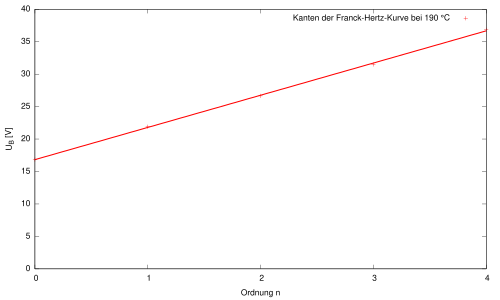

The script that saved this image:
# Plot zur Aufgabe 1

set termoption enhanced 
set encoding utf8

set terminal pdf enhanced
set output 'graph.pdf'

file = 'graph.data'

#set xrange [-8:8]
#set yrange [-50:500]
set xtics 0, 1
set xlabel "Ordnung n"
set ylabel 'U_B [V]'
set zeroaxis
f(x) = a+b*x
fit f(x) file via a, b

plot file title 'Kanten der Franck-Hertz-Kurve bei 190 {/Symbol \260}C' lt 1, f(x) title '' lw 3 lt 1
